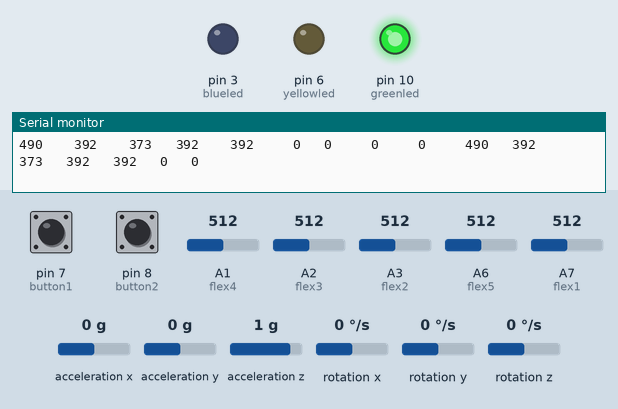
This sketch was run on a simulated Arduino Nano, built with avr-gcc and run on an emulated ATmega328P. Shown: output pins drawn as LEDs (lit = HIGH), the last lines printed to the serial monitor. The inputs (shaded band) are chosen by the test bench; at power-on: pin 7 (button1) LOW, pin 8 (button2) LOW, A1 (flex4) = 512, A2 (flex3) = 512, A3 (flex2) = 512, A6 (flex5) = 512, A7 (flex1) = 512, acceleration x 0 g, acceleration y 0 g, acceleration z 1 g, rotation x 0 °/s, rotation y 0 °/s, rotation z 0 °/s. Storage starts empty.

Above: at 1.2 s.
1.3 s: pin 7 (button1) pulled HIGH for 0.15 s
At 1.52 s:
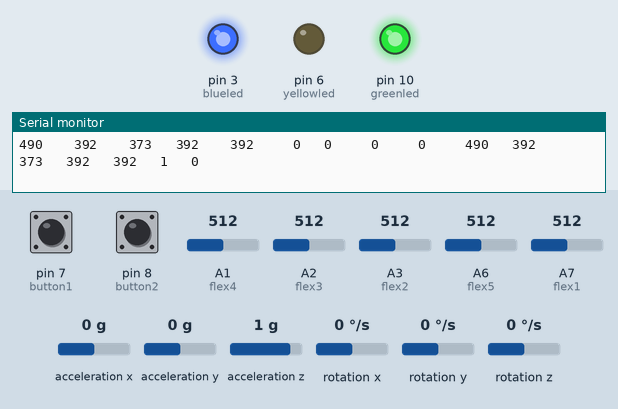
3.1 s: pin 8 (button2) pulled HIGH for 0.15 s
At 3.28 s:
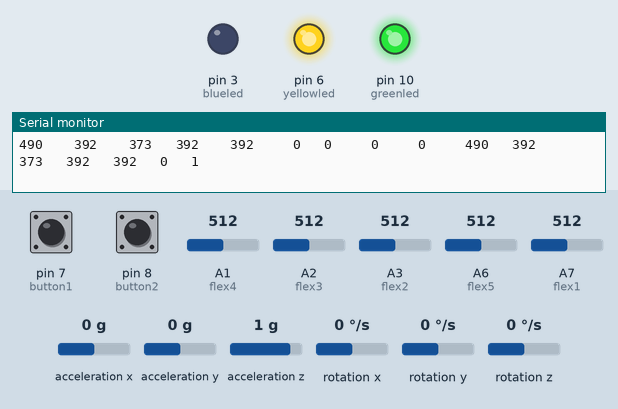
7.8 s: A1 (flex4) set to 200
10.8 s: A1 (flex4) set to 172
13.8 s: A2 (flex3) set to 202
16.8 s: A2 (flex3) set to 185
Timing chart, 0 to 19.8 s (numbered marks = the images above; inputs shaded):
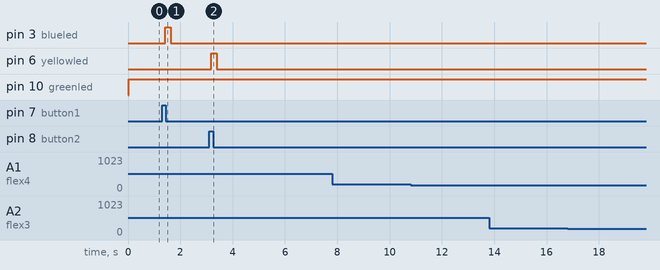

The sketch:

Home.ino
```cpp
//created library
#include <SD.h>
#include <TMRpcm.h>
#include "Sensors.h"
#include "ArbVoice.h"
#include "EngVoice.h"
#include "Buttons.h"

//led green
const int greenled = 10;

//pin for SDcard

#define SD_ChipSelectPin 4

void setup()
{
  // pinMode(greenled,OUTPUT);
   Serial.begin(9600);
   tmrpcm.speakerPin = 9;

   if(!SD.begin(SD_ChipSelectPin))
  {
   return;
  }
   tmrpcm.setVolume(6);
   tmrpcm.quality(1);
   //for gyroscope pin output
   Set1();
   //for buttons pin output
   Set2();
}
String str;
void loop()
  {
    analogWrite(greenled,255);
    ReadSensor_Eng();
    ReadSensor_Arb();
    Read_Serial_Monitor();
    Button();
    Print_Flex_Gyro();
    Print_Button();
    Serial.println();

  }
```

ArbVoice.h
```cpp
void arb(byte y)
{
  switch (y)
  {
  case 1:{
  tmrpcm.play("1.wav");
  delay(1000);
  break;

  }
  case 2:{
  tmrpcm.play("2.wav");
  delay(1000);
  break;

  }
  case 3:{
  tmrpcm.play("3.wav");
  delay(1000);
  break;

  }
  case 4:{
  tmrpcm.play("4.wav");
  delay(1000);
  break;

  }
  case 5:{
  tmrpcm.play("5.wav");
  delay(1000);
  break;

  }
  case 6:{
  tmrpcm.play("6.wav");
  delay(1000);
  break;

  }
  case 7:{
  tmrpcm.play("7.wav");
  delay(1000);
  break;

   }
   case 8:{
  tmrpcm.play("8.wav");
  delay(1000);
  break;

   }
   case 9:{
  tmrpcm.play("9.wav");
  delay(1000);
  break;

   }
   case 10:{
  tmrpcm.play("10.wav");
  delay(1000);
  break;

   }
   case 11:{
   tmrpcm.play("11.wav");
   delay(1000);
   break;
   }
   case 12:{
   tmrpcm.play("12.wav");
   delay(1000);
   break;
   }
   case 13:{
   tmrpcm.play("13.wav");
   delay(1000);
   break;
   }
   case 14:{
   tmrpcm.play("14.wav");
   delay(1000);
   break;
   }
   case 15:{
   tmrpcm.play("15.wav");
   delay(1500);
   break;
   }
   case 16:{
   tmrpcm.play("16.wav");
   delay(1000);
   break;
   }
   case 17:{
   tmrpcm.play("17.wav");
   delay(1000);
   break;
   }
   case 18:{
   tmrpcm.play("18.wav");
   delay(1000);
   break;
   }
   case 19:{
   tmrpcm.play("19.wav");
   delay(1000);
   break;
   }
   case 20:{
   tmrpcm.play("20.wav");
   delay(1000);
   break;
   }
  }
}

int buttonState2  = 0;
const int yellowled  = 6;
void ReadSensor_Arb()
  {
  if(buttonState2 == 1)
  {
      analogWrite(yellowled, 255);
      if (val6<=90 && val7<=90 && am<=-500 )
      {
        arb(15);
      }
      else if (val9<=80 && val10<=80 && ar<=-500)
      {
        arb(13);
      }
      else if (val9<=80 && val10<=80 && ar>=500)
      {
        arb(14);
      }
      else if (val9<=80 && val10<=80 && am>=500)
      {
        arb(12);
      }
      else if (val6<=70 && val7<=70)
      {
        arb(10);
      }
      else if (val9<=70 && val10<=70)
      {
        arb(11);
      }
      else if (val6<=90 && am>=500)
      {
        arb(16);
      }
      else if (val7<=90 && am<=-500)
      {
        arb(17);
      }
      else if (val6<=90 && am<=-500)
      {
        arb(18);
      }
      else if (val9<=90 && ar<=-500)
      {
        arb(19);
      }
      else if (val10<=90 && am<=-500)
      {
        arb(20);
      }
      else if(val6 <= 60)
      {
        arb(1);
        delay(1500);
      }
      else if(val7 <= 60)
      {
         arb(2);
        delay(1500);
      }
      else if(val8<= 60)
      {
        arb(3);
        delay(1500);
      }

      else if(val9<=60)
      {
        arb(4);
        delay(1500);
      }

      else if(val10<=60)
      {
        arb(5);
        delay(1500);
      }
      else if(am >= 500 )
      {
         arb(6);
         delay(1500);
      }
      else if(ar >= 500 )
      {
         arb(7);
         delay(1500);

      }
      else if(am <= -500 )
      {
         arb(8);
         delay(1500);

      }
      else if(ar <=-500 )
      {
        arb(9);
        delay(1500);
      }


  }

    else
    {
      analogWrite(yellowled,0);
    }
  }
```

Buttons.h
```cpp
//ENG ARB BUTTON pin
const int button1 = 7;
const int button2 = 8;
String txt1;


void Set2()
{
  pinMode(button1, INPUT);
  pinMode(button2, INPUT);
}
void Button()
{
  buttonState1 = digitalRead(button1);
  buttonState2 = digitalRead(button2);
}
void Print_Button()
 {
  Serial.print(txt1 + buttonState1 + "   " + buttonState2);
}
```

EngVoice.h
```cpp
void eng(byte x)
{
  switch (x)
  {
    case 1:{
    tmrpcm.play("a.wav");
    delay(1000);
    break;

    }
    case 2:{
    tmrpcm.play("b.wav");
    delay(1000);
    break;

    }
    case 3:{
    tmrpcm.play("c.wav");
    delay(1000);
    break;
    }
    case 4:{
    tmrpcm.play("d.wav");
    delay(1000);
    break;

    }
    case 5:{
    tmrpcm.play("e.wav");
    delay(1000);
    break;

    }
    case 6:{
    tmrpcm.play("f.wav");
    delay(1000);
    break;

    }
    case 7:{
    tmrpcm.play("g.wav");
    delay(1000);
    break;

    }
    case 8:{
    tmrpcm.play("h.wav");
    delay(1000);
    break;

    }
    case 9:{
    tmrpcm.play("i.wav");
    delay(1000);
    break;

    }
    case 10:{
    tmrpcm.play("j.wav");
    delay(1000);
    break;

    }
    case 11:{
    tmrpcm.play("k.wav");
    delay(1000);
    break;

    }
    case 12:{
    tmrpcm.play("l.wav");
    delay(1000);
    break;

    }
    case 13:{
    tmrpcm.play("m.wav");
    delay(1000);
    break;

    }
    case 14:{
    tmrpcm.play("p.wav");
    delay(1000);
    break;

    }
    case 15:{
    tmrpcm.play("q.wav");
    delay(1000);
    break;

    }
    case 16:{
    tmrpcm.play("r.wav");
    delay(1000);
    break;

    }
    case 17:{
    tmrpcm.play("s.wav");
    delay(1000);
    break;

    }
    case 18:{
    tmrpcm.play("t.wav");
    delay(1000);
    break;

    }
    case 19:{
    tmrpcm.play("u.wav");
    delay(1000);
    break;

    }
    case 20:{
    tmrpcm.play("v.wav");
    delay(1000);
    break;

    }
   }
  }

int buttonState1  = 0;
const int blueled = 3;
void ReadSensor_Eng()
{
   if(buttonState1 == 1)
  {
      analogWrite(blueled, 255);
      if (val1<=90 && val2<=90 && ax<=-500 )
      {
        eng(15);
      }
      else if (val4<=80 && val5<=80 && ay<=-500)
      {
        eng(13);
      }
      else if (val4<=80 && val5<=80 && ay>=500)
      {
        eng(14);
      }
      else if (val4<=80 && val5<=80 && ax>=500)
      {
        eng(12);
      }
      else if (val1<=70 && val2<=70)
      {
        eng(10);
      }
      else if (val4<=70 && val5<=70)
      {
        eng(11);
      }
      else if (val1<=90 && ax>=500)
      {
        eng(16);
      }
      else if (val2<=90 && ax<=-500)
      {
        eng(17);
      }
      else if (val1<=90 && ax<=-500)
      {
        eng(18);
      }
      else if (val4<=90 && ay<=-500)
      {
        eng(19);
      }
      else if (val5<=90 && ax<=-500)
      {
        eng(20);
      }
      else if(val1 <= 60)
      {
        eng(1);
        delay(1500);
      }
      else if(val2 <= 60)
      {
        eng(2);
        delay(1500);
      }
      else if(val3<= 60)
      {
        eng(3);
        delay(1500);
      }

      else if(val4<=60)
      {
        eng(4);
        delay(1500);
      }

      else if(val5<=60)
      {
        eng(5);
        delay(1500);
      }
      else if(ax >= 500 )
      {
         eng(6);
         delay(1500);
      }
      else if(ay >= 500 )
      {
         eng(7);
         delay(1500);

      }
      else if(ax <= -500 )
      {
         eng(8);
         delay(1500);

      }
      else if(ay <=-500 )
      {
        eng(9);
        delay(1500);
      }
  }
    else
    {
      analogWrite(blueled,0);
    }
}
```

Sensors.h
```cpp
//gyroscope sensor
#include <Wire.h>
#include<I2Cdev.h>
#include<MPU6050.h>
TMRpcm tmrpcm;
MPU6050 mpu;
//eng
int16_t ax, ay, az;
int16_t gx, gy, gz;
//arb
int16_t am, ar, at;
int16_t gm, gr, gt;

int pin2;


//flex sensor pin
const unsigned int flex1 = A7;
const unsigned int flex2 = A3;
const unsigned int flex3 = A2;
const unsigned int flex4 = A1;
const unsigned int flex5 = A6;

//eng flex
int val1;
int val2;
int val3;
int val4;
int val5;

//arb flex
int val6;
int val7;
int val8;
int val9;
int val10;

String txt;

void Set1()
{
//  Serial.println("Initialize MPU");
  mpu.initialize();
 //Serial.println(mpu.testConnection() ? "Connected" : "Connection failed"); pinMode(pin1,OUTPUT);
  pinMode(pin2,OUTPUT);

}

void Read_Serial_Monitor(){
  //data read for gyroscope eng
  mpu.getMotion6(&ax, &ay, &az, &gx, &gy, &gz);
 ax = map(ax, -17000, 17000, -1000, 1000);
 ay = map(ay, -17000, 17000, -1000, 1000);

 //data read for gyroscope arb
 mpu.getMotion6(&am, &ar, &at, &gm, &gr, &gt);
 am = map(am, -17000, 17000, -1000, 1000);
 ar = map(ar, -17000, 17000, -1000, 1000);

  //data read for flex eng
  val1 = analogRead(flex1);
  val2 = analogRead(flex2);
  val3 = analogRead(flex3);
  val4 = analogRead(flex4);
  val5 = analogRead(flex5);
  val1=map(val1,80,300,0,250);
  val2=map(val2,80,300,0,200);
  val3=map(val3,80,300,0,190);
  val4=map(val4,80,300,0,200);
  val5=map(val5,80,300,0,200);

 //data read for flex arb
  val6 = analogRead(flex1);
  val7 = analogRead(flex2);
  val8 = analogRead(flex3);
  val9 = analogRead(flex4);
  val10 = analogRead(flex5);
  val6=map(val6,80,300,0,250);
  val7=map(val7,80,300,0,200);
  val8=map(val8,80,300,0,190);
  val9=map(val9,80,300,0,200);
  val10=map(val10,80,300,0,200);

}
void Print_Flex_Gyro()
{
  Serial.print(txt + val1 + "    " + val2  + "    " + val3 + "   " + val4 + "    " + val5 + "     " + ax + "   " + ay + "     " + am + "     " + ar + "     " + val6 +"   " + val7 +"   "+ val8 +"   "+ val9 +"   "+ val10 +"   ");
}
```

Measured:
- after the input at 1.3 s, pin 3 (blueled): LOW → HIGH after 0.13 s, → LOW 0.20 s later
- after the input at 3.1 s, pin 6 (yellowled): LOW → HIGH after 0.09 s, → LOW 0.20 s later
